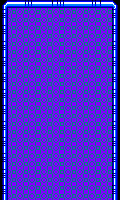

A 2D game scene composited from a Tiled map and its tileset images. What follows is a short description and the map's XML, with every tile layer's data as written:
An orthogonal 30x50 tile map with 4x4 px tiles, 1 tile layer (Tile Layer 1).

<map version="1.8" tiledversion="1.8.0" orientation="orthogonal" renderorder="right-down" width="30" height="50" tilewidth="4" tileheight="4" infinite="0" nextlayerid="3" nextobjectid="1">
 <tileset firstgid="1" source="tileset.tsx" />
 <layer id="1" name="Tile Layer 1" width="30" height="50">
  <data encoding="csv">
41,42,83,83,83,83,81,82,83,83,83,83,83,84,81,82,83,83,83,83,83,83,83,82,83,84,83,83,44,45,
61,62,103,103,103,103,101,102,103,103,103,103,103,104,101,102,103,103,103,103,103,103,103,102,103,104,103,103,64,65,
48,49,56,57,58,56,57,58,56,57,58,56,57,58,56,57,58,56,57,58,56,57,58,56,57,58,56,57,46,47,
68,69,76,77,78,76,77,78,76,77,78,76,77,78,76,77,78,76,77,78,76,77,78,76,77,78,76,77,66,67,
88,89,56,57,58,56,57,58,56,57,58,56,57,58,56,57,58,56,57,58,56,57,58,56,57,58,56,57,86,87,
108,109,76,77,78,76,77,78,76,77,78,76,77,78,76,77,78,76,77,78,76,77,78,76,77,78,76,77,106,107,
48,49,56,57,58,56,57,58,56,57,58,56,57,58,56,57,58,56,57,58,56,57,58,56,57,58,56,57,46,47,
68,69,76,77,78,76,77,78,76,77,78,76,77,78,76,77,78,76,77,78,76,77,78,76,77,78,76,77,66,67,
88,89,56,57,58,56,57,58,56,57,58,56,57,58,56,57,58,56,57,58,56,57,58,56,57,58,56,57,86,87,
108,109,76,77,78,76,77,78,76,77,78,76,77,78,76,77,78,76,77,78,76,77,78,76,77,78,76,77,106,107,
48,49,56,57,58,56,57,58,56,57,58,56,57,58,56,57,58,56,57,58,56,57,58,56,57,58,56,57,46,47,
68,69,76,77,78,76,77,78,76,77,78,76,77,78,76,77,78,76,77,78,76,77,78,76,77,78,76,77,66,67,
88,89,56,57,58,56,57,58,56,57,58,56,57,58,56,57,58,56,57,58,56,57,58,56,57,58,56,57,86,87,
108,109,76,77,78,76,77,78,76,77,78,76,77,78,76,77,78,76,77,78,76,77,78,76,77,78,76,77,106,107,
48,49,56,57,58,56,57,58,56,57,58,56,57,58,56,57,58,56,57,58,56,57,58,56,57,58,56,57,46,47,
68,69,76,77,78,76,77,78,76,77,78,76,77,78,76,77,78,76,77,78,76,77,78,76,77,78,76,77,66,67,
88,89,56,57,58,56,57,58,56,57,58,56,57,58,56,57,58,56,57,58,56,57,58,56,57,58,56,57,86,87,
108,109,76,77,78,76,77,78,76,77,78,76,77,78,76,77,78,76,77,78,76,77,78,76,77,78,76,77,106,107,
48,49,56,57,58,56,57,58,56,57,58,56,57,58,56,57,58,56,57,58,56,57,58,56,57,58,56,57,46,47,
68,69,76,77,78,76,77,78,76,77,78,76,77,78,76,77,78,76,77,78,76,77,78,76,77,78,76,77,66,67,
88,89,56,57,58,56,57,58,56,57,58,56,57,58,56,57,58,56,57,58,56,57,58,56,57,58,56,57,86,87,
108,109,76,77,78,76,77,78,76,77,78,76,77,78,76,77,78,76,77,78,76,77,78,76,77,78,76,77,106,107,
48,49,56,57,58,56,57,58,56,57,58,56,57,58,56,57,58,56,57,58,56,57,58,56,57,58,56,57,46,47,
68,69,76,77,78,76,77,78,76,77,78,76,77,78,76,77,78,76,77,78,76,77,78,76,77,78,76,77,66,67,
88,89,56,57,58,56,57,58,56,57,58,56,57,58,56,57,58,56,57,58,56,57,58,56,57,58,56,57,86,87,
108,109,76,77,78,76,77,78,76,77,78,76,77,78,76,77,78,76,77,78,76,77,78,76,77,78,76,77,106,107,
48,49,56,57,58,56,57,58,56,57,58,56,57,58,56,57,58,56,57,58,56,57,58,56,57,58,56,57,46,47,
68,69,76,77,78,76,77,78,76,77,78,76,77,78,76,77,78,76,77,78,76,77,78,76,77,78,76,77,66,67,
88,89,56,57,58,56,57,58,56,57,58,56,57,58,56,57,58,56,57,58,56,57,58,56,57,58,56,57,86,87,
108,109,76,77,78,76,77,78,76,77,78,76,77,78,76,77,78,76,77,78,76,77,78,76,77,78,76,77,106,107,
48,49,56,57,58,56,57,58,56,57,58,56,57,58,56,57,58,56,57,58,56,57,58,56,57,58,56,57,46,47,
68,69,76,77,78,76,77,78,76,77,78,76,77,78,76,77,78,76,77,78,76,77,78,76,77,78,76,77,66,67,
88,89,56,57,58,56,57,58,56,57,58,56,57,58,56,57,58,56,57,58,56,57,58,56,57,58,56,57,86,87,
108,109,76,77,78,76,77,78,76,77,78,76,77,78,76,77,78,76,77,78,76,77,78,76,77,78,76,77,106,107,
48,49,56,57,58,56,57,58,56,57,58,56,57,58,56,57,58,56,57,58,56,57,58,56,57,58,56,57,46,47,
68,69,76,77,78,76,77,78,76,77,78,76,77,78,76,77,78,76,77,78,76,77,78,76,77,78,76,77,66,67,
88,89,56,57,58,56,57,58,56,57,58,56,57,58,56,57,58,56,57,58,56,57,58,56,57,58,56,57,86,87,
108,109,76,77,78,76,77,78,76,77,78,76,77,78,76,77,78,76,77,78,76,77,78,76,77,78,76,77,106,107,
48,49,56,57,58,56,57,58,56,57,58,56,57,58,56,57,58,56,57,58,56,57,58,56,57,58,56,57,46,47,
68,69,76,77,78,76,77,78,76,77,78,76,77,78,76,77,78,76,77,78,76,77,78,76,77,78,76,77,66,67,
88,89,56,57,58,56,57,58,56,57,58,56,57,58,56,57,58,56,57,58,56,57,58,56,57,58,56,57,86,87,
108,109,76,77,78,76,77,78,76,77,78,76,77,78,76,77,78,76,77,78,76,77,78,76,77,78,76,77,106,107,
48,49,56,57,58,56,57,58,56,57,58,56,57,58,56,57,58,56,57,58,56,57,58,56,57,58,56,57,46,47,
68,69,76,77,78,76,77,78,76,77,78,76,77,78,76,77,78,76,77,78,76,77,78,76,77,78,76,77,66,67,
88,89,56,57,58,56,57,58,56,57,58,56,57,58,56,57,58,56,57,58,56,57,58,56,57,58,56,57,86,87,
108,109,76,77,78,76,77,78,76,77,78,76,77,78,76,77,78,76,77,78,76,77,78,76,77,78,76,77,106,107,
48,49,56,57,58,56,57,58,56,57,58,56,57,58,56,57,58,56,57,58,56,57,58,56,57,58,56,57,46,47,
68,69,76,77,78,76,77,78,76,77,78,76,77,78,76,77,78,76,77,78,76,77,78,76,77,78,76,77,66,67,
88,89,56,57,58,56,57,58,56,57,58,56,57,58,56,57,58,56,57,58,56,57,58,56,57,58,56,57,86,87,
108,109,76,77,78,76,77,78,76,77,78,76,77,78,76,77,78,76,77,78,76,77,78,76,77,78,76,77,106,107
</data>
 </layer>
</map>
